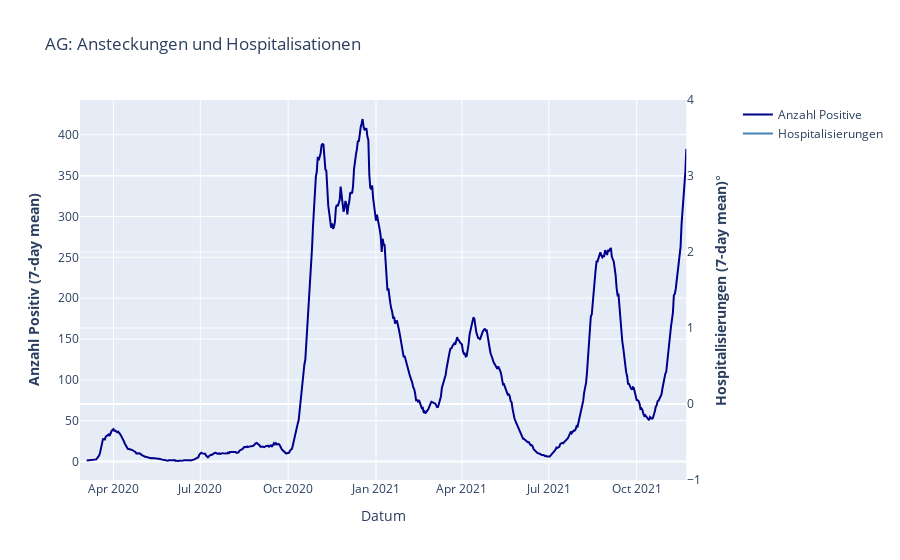
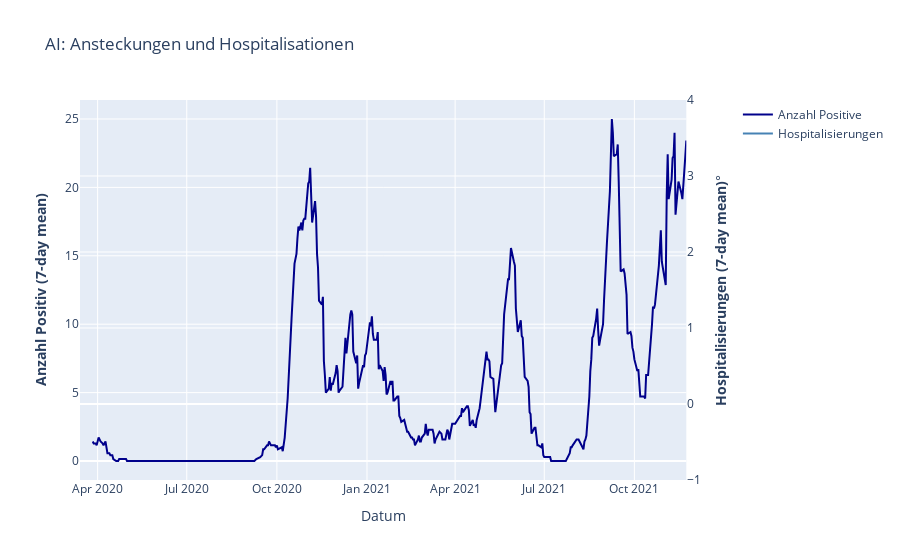
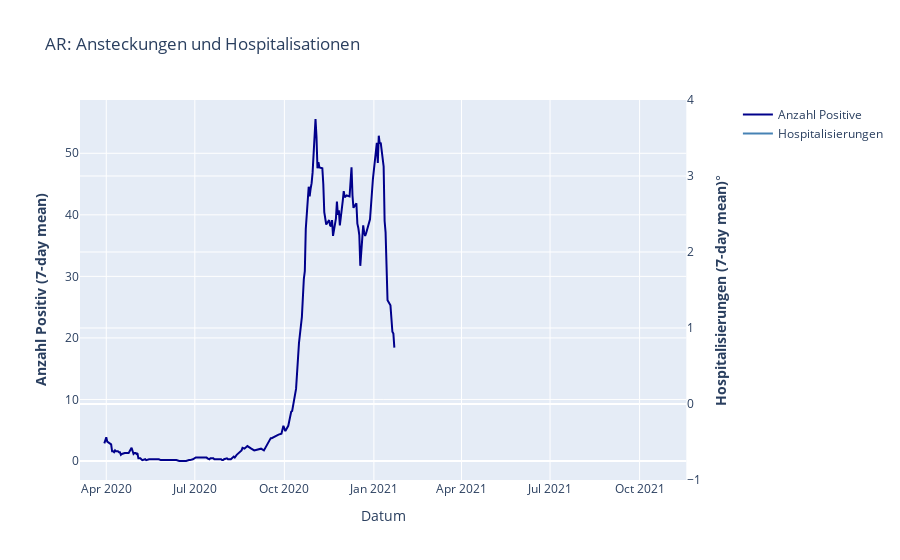
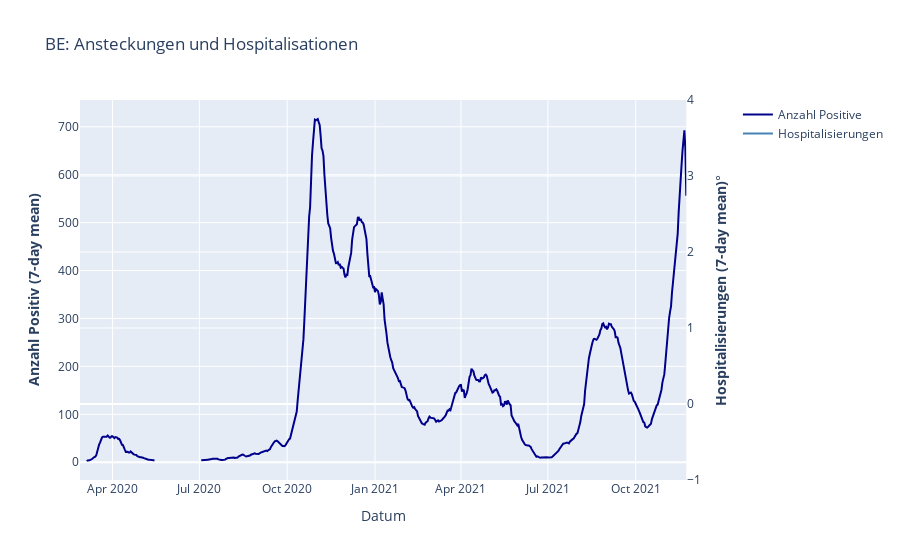

Here is the notebook cell these charts were saved with, in order:
### Markdown cell above
# Cases vs hospitalizations: each Cantons

### Code cell
allCantons = ['AG', 'AI', 'AR', 'BE', 'BL', 'BS', 'FR', 'GE', 'GL', 'GR', 'JU', 'LU', 'NE', 'NW', 'OW', 'SG', 'SH', 'SO', 'SZ', 'TG', 'TI', 'UR', 'VD', 'VS', 'ZG', 'ZH']
#cantons = ['ZH']

# Verlauf pro Kanton
for canton in allCantons:
    dfCanton = df[df['canton'] == canton]
    dfCanton['seven_day_conf'] = dfCanton['daily_conf'].rolling(window=7).mean()
    dfCanton['seven_day_new_hosp'] = dfCanton['new_hosp'].rolling(window=7).mean()    
    # Create figure with secondary y-axis
    fig = make_subplots(specs=[[{"secondary_y": True}]])

    fig.add_trace(
        go.Scatter(
        x = dfCanton['date'],
        y = dfCanton['seven_day_conf'],
        mode = 'lines',
        marker = dict(color = '#00008B'),
        name = 'Anzahl Positive'
    ),
        secondary_y=False,
    )

    fig.add_trace(
        go.Scatter(
        x = dfCanton['date'],
        y = dfCanton['seven_day_new_hosp'],
        mode = 'lines',
        marker = dict(color = '#4682B4'),
        name = 'Hospitalisierungen'
    ),
        secondary_y=True,
    )

    # Add figure title
    fig.update_layout(
        title_text= canton + ": Ansteckungen und Hospitalisationen"
    )

    # Set x-axis title
    fig.update_xaxes(title_text="Datum")

    # Set y-axes titles
    fig.update_yaxes(title_text="<b>Anzahl Positiv (7-day mean)</b>", secondary_y=False)
    fig.update_yaxes(title_text="<b>Hospitalisierungen (7-day mean)</b>°", secondary_y=True)

    fig.show()

### Figure 1 — Plotly figure (JSON) as saved in the notebook; plotly's stock layout.template omitted (floating-point values rounded to 4 significant figures; data arrays with more than 128 entries replaced by an {"elided": "..."} marker saying what was removed)
{"data": [{"marker": {"color": "#00008B"}, "mode": "lines", "name": "Anzahl Positive", "type": "scatter", "x": {"elided": "636 str values"}, "xaxis": "x", "y": {"elided": "636 float values"}, "yaxis": "y"}, {"marker": {"color": "#4682B4"}, "mode": "lines", "name": "Hospitalisierungen", "type": "scatter", "x": {"elided": "636 str values"}, "xaxis": "x", "y": {"elided": "636 null values"}, "yaxis": "y2"}], "layout": {"title": {"text": "AG: Ansteckungen und Hospitalisationen"}, "xaxis": {"anchor": "y", "domain": [0, 0.94], "title": {"text": "Datum"}}, "yaxis": {"anchor": "x", "domain": [0, 1], "title": {"text": "<b>Anzahl Positiv (7-day mean)</b>"}}, "yaxis2": {"anchor": "x", "overlaying": "y", "side": "right", "title": {"text": "<b>Hospitalisierungen (7-day mean)</b>°"}}}}

### Figure 2 — Plotly figure (JSON) as saved in the notebook; plotly's stock layout.template omitted (floating-point values rounded to 4 significant figures; data arrays with more than 128 entries replaced by an {"elided": "..."} marker saying what was removed)
{"data": [{"marker": {"color": "#00008B"}, "mode": "lines", "name": "Anzahl Positive", "type": "scatter", "x": {"elided": "393 str values"}, "xaxis": "x", "y": {"elided": "393 float values"}, "yaxis": "y"}, {"marker": {"color": "#4682B4"}, "mode": "lines", "name": "Hospitalisierungen", "type": "scatter", "x": {"elided": "393 str values"}, "xaxis": "x", "y": {"elided": "393 null values"}, "yaxis": "y2"}], "layout": {"title": {"text": "AI: Ansteckungen und Hospitalisationen"}, "xaxis": {"anchor": "y", "domain": [0, 0.94], "title": {"text": "Datum"}}, "yaxis": {"anchor": "x", "domain": [0, 1], "title": {"text": "<b>Anzahl Positiv (7-day mean)</b>"}}, "yaxis2": {"anchor": "x", "overlaying": "y", "side": "right", "title": {"text": "<b>Hospitalisierungen (7-day mean)</b>°"}}}}

### Figure 3 — Plotly figure (JSON) as saved in the notebook; plotly's stock layout.template omitted (floating-point values rounded to 4 significant figures; data arrays with more than 128 entries replaced by an {"elided": "..."} marker saying what was removed)
{"data": [{"marker": {"color": "#00008B"}, "mode": "lines", "name": "Anzahl Positive", "type": "scatter", "x": {"elided": "307 str values"}, "xaxis": "x", "y": {"elided": "307 float values"}, "yaxis": "y"}, {"marker": {"color": "#4682B4"}, "mode": "lines", "name": "Hospitalisierungen", "type": "scatter", "x": {"elided": "307 str values"}, "xaxis": "x", "y": {"elided": "307 null values"}, "yaxis": "y2"}], "layout": {"title": {"text": "AR: Ansteckungen und Hospitalisationen"}, "xaxis": {"anchor": "y", "domain": [0, 0.94], "title": {"text": "Datum"}}, "yaxis": {"anchor": "x", "domain": [0, 1], "title": {"text": "<b>Anzahl Positiv (7-day mean)</b>"}}, "yaxis2": {"anchor": "x", "overlaying": "y", "side": "right", "title": {"text": "<b>Hospitalisierungen (7-day mean)</b>°"}}}}

### Figure 4 — Plotly figure (JSON) as saved in the notebook; plotly's stock layout.template omitted (floating-point values rounded to 4 significant figures; data arrays with more than 128 entries replaced by an {"elided": "..."} marker saying what was removed)
{"data": [{"marker": {"color": "#00008B"}, "mode": "lines", "name": "Anzahl Positive", "type": "scatter", "x": {"elided": "633 str values"}, "xaxis": "x", "y": {"elided": "633 float values"}, "yaxis": "y"}, {"marker": {"color": "#4682B4"}, "mode": "lines", "name": "Hospitalisierungen", "type": "scatter", "x": {"elided": "633 str values"}, "xaxis": "x", "y": {"elided": "633 null values"}, "yaxis": "y2"}], "layout": {"title": {"text": "BE: Ansteckungen und Hospitalisationen"}, "xaxis": {"anchor": "y", "domain": [0, 0.94], "title": {"text": "Datum"}}, "yaxis": {"anchor": "x", "domain": [0, 1], "title": {"text": "<b>Anzahl Positiv (7-day mean)</b>"}}, "yaxis2": {"anchor": "x", "overlaying": "y", "side": "right", "title": {"text": "<b>Hospitalisierungen (7-day mean)</b>°"}}}}
